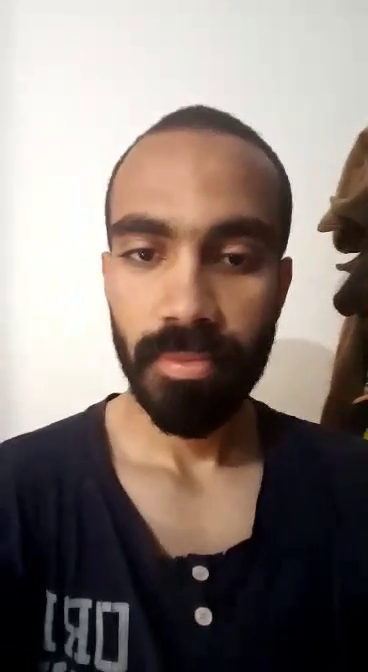
#> input picture frame 38 of awad/awad.mp4, 368 x 672 px
$ python video_parser.py
#> lines starting #> are read from the running program, lines starting #| are printed output that depends on the picture
# this file for parsing videos to images to make a data set for each one of us

import cv2
import numpy as np


Names=['awad','ezzat','magdy','waly','ibrahim']
file_dest= [name+'/'+name + '.mp4' for name in Names]

cap=[cv2.VideoCapture(path) for path in file_dest]

for x in range(len(Names)):
    i=0
    count=0
    while True:
        # Capture frame-by-frame
        ret, frame = cap[x].read()
        # if frame is read correctly ret is True
        if not ret:
            print("Can't receive frame (stream end?). Exiting ...")
            break
        if count%10==0 :
            imagename=Names[x]+'/'+Names[x]+str(i)+'.jpg'
            cv2.imwrite(imagename,frame)
            i+=1
        count+=1

$ run again, starting later in the video
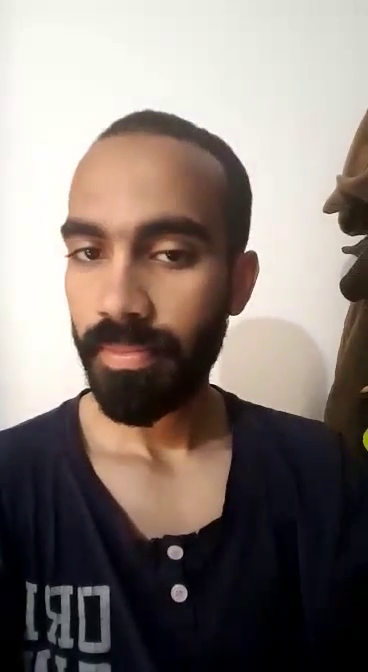
#> input picture frame 174 of awad/awad.mp4, 368 x 672 px

$ run again, starting later in the video
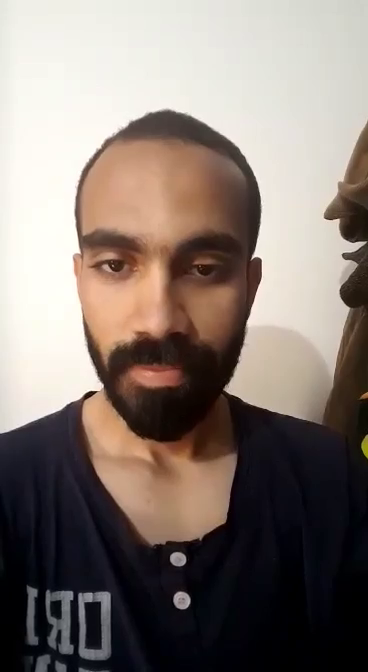
#> input picture frame 309 of awad/awad.mp4, 368 x 672 px
